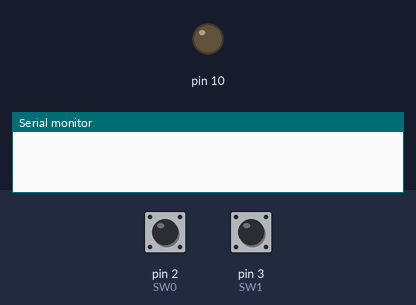
A sketch run on a simulated Arduino Uno, built with avr-gcc and run on an emulated ATmega328P. On the bench: output pins drawn as LEDs (lit = HIGH), the last lines printed to the serial monitor. The inputs (shaded band) are chosen by the test bench; at power-on: pin 3 (SW1) HIGH, pin 2 (SW0) HIGH.

Above: at 1.2 s.
1.3 s: pin 3 (SW1) pulled LOW for 0.15 s
At 2.4 s:
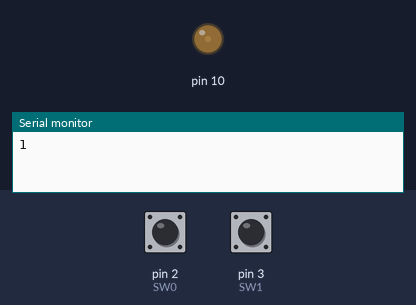
2.9 s: pin 3 (SW1) pulled LOW for 1 s
At 4.8 s:
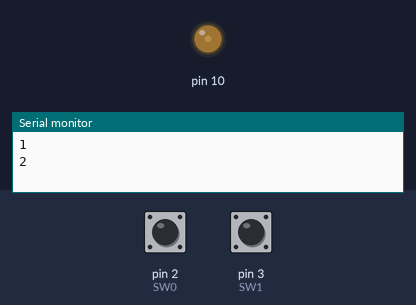
5.4 s: pin 3 (SW1) pulled LOW for 0.15 s
At 6.7 s:
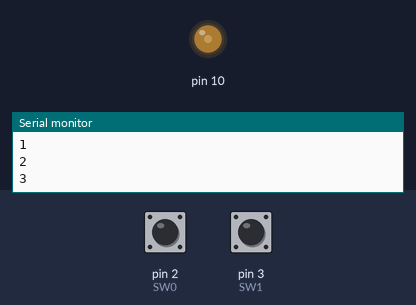
7.0 s: pin 3 (SW1) pulsed LOW 5 times (0.12 s each, 0.3 s apart)
At 8.9 s:
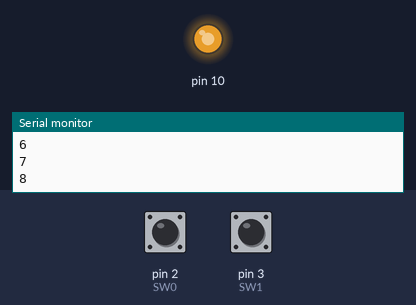
Timing chart, 0 to 10.4 s (numbered marks = the images above; inputs shaded):
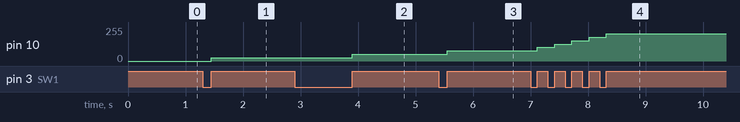

Measured:
- after the input at 1.3 s, pin 10: 0/255 → 25/255 after 0.15 s
- after the input at 2.9 s, pin 10: 25/255 → 51/255 after 1.0 s
- after the input at 5.4 s, pin 10: 51/255 → 76/255 after 0.15 s
- after the input at 7.0 s, pin 10: moves from 76/255 to 204/255 over 1.2 s, starting after 0.12 s

The sketch:

12_Timer1.ino
```cpp
#include <TimerOne.h>

// 스위치는 인터럽트로 처리
const int LED = 10;
const int SW0 = 2; // 1Hz -> 10Hz -> 100Hz ->1kHz
const int SW1 = 3; // 초기값은 0%, 스위치를 누를 때마다 10%씩 증가

unsigned int state_hz = 0;    // 0:1Hz, 1:10Hz, 2:100Hz, 3:1kHz
unsigned int state_duty = 0;  // 0:0%, 1:10% ~ 10:100%

void SW0_Pressed(){
  if(state_hz == 0){
    Timer1.setPeriod(100000); // 10Hz
    state_hz = 1;
  }
  else if(state_hz == 1){
    Timer1.setPeriod(10000); // 100Hz
    state_hz = 2;
  }
  else if(state_hz == 2){
    Timer1.setPeriod(1000); // 1kHz
    state_hz = 3;
  }
  else if(state_hz == 3){
    Timer1.setPeriod(1000000); // 1Hz
    state_hz = 0;
  }
  Serial.println(state_hz);
}

void SW1_Pressed(){
  if(state_duty == 0){
    Timer1.setPwmDuty(LED, (1024/10)*1);    state_duty = 1;
  }
  else if(state_duty == 1){
    Timer1.setPwmDuty(LED, (1024/10)*2);    state_duty = 2;
  }
  else if(state_duty == 2){
    Timer1.setPwmDuty(LED, (1024/10)*3);    state_duty = 3;
  }
  else if(state_duty == 3){
    Timer1.setPwmDuty(LED, (1024/10)*4);    state_duty = 4;
  }
  else if(state_duty == 4){
    Timer1.setPwmDuty(LED, (1024/10)*5);    state_duty = 5;
  }
  else if(state_duty == 5){
    Timer1.setPwmDuty(LED, (1024/10)*6);    state_duty = 6;
  }
  else if(state_duty == 6){
    Timer1.setPwmDuty(LED, (1024/10)*7);    state_duty = 7;
  }
  else if(state_duty == 7){
    Timer1.setPwmDuty(LED, (1024/10)*8);    state_duty = 8;
  }
  else if(state_duty == 8){
    Timer1.setPwmDuty(LED, (1024/10)*9);    state_duty = 9;
  }
  else if(state_duty == 9){
    Timer1.setPwmDuty(LED, (1024/10)*10);    state_duty = 10;
  }
  else if(state_duty == 10){
    Timer1.setPwmDuty(LED, (1024/10)*0);    state_duty = 0;
  }
  Serial.println(state_duty);
}

void setup() {
  // put your setup code here, to run once:
  Serial.begin(115200);
  Timer1.initialize(1000000);  // 1Hz
  Timer1.pwm(LED, 0);

  attachInterrupt(digitalPinToInterrupt(SW0), SW0_Pressed, RISING);
  attachInterrupt(digitalPinToInterrupt(SW1), SW1_Pressed, RISING);
}

void loop() {
  // put your main code here, to run repeatedly:

}
```
